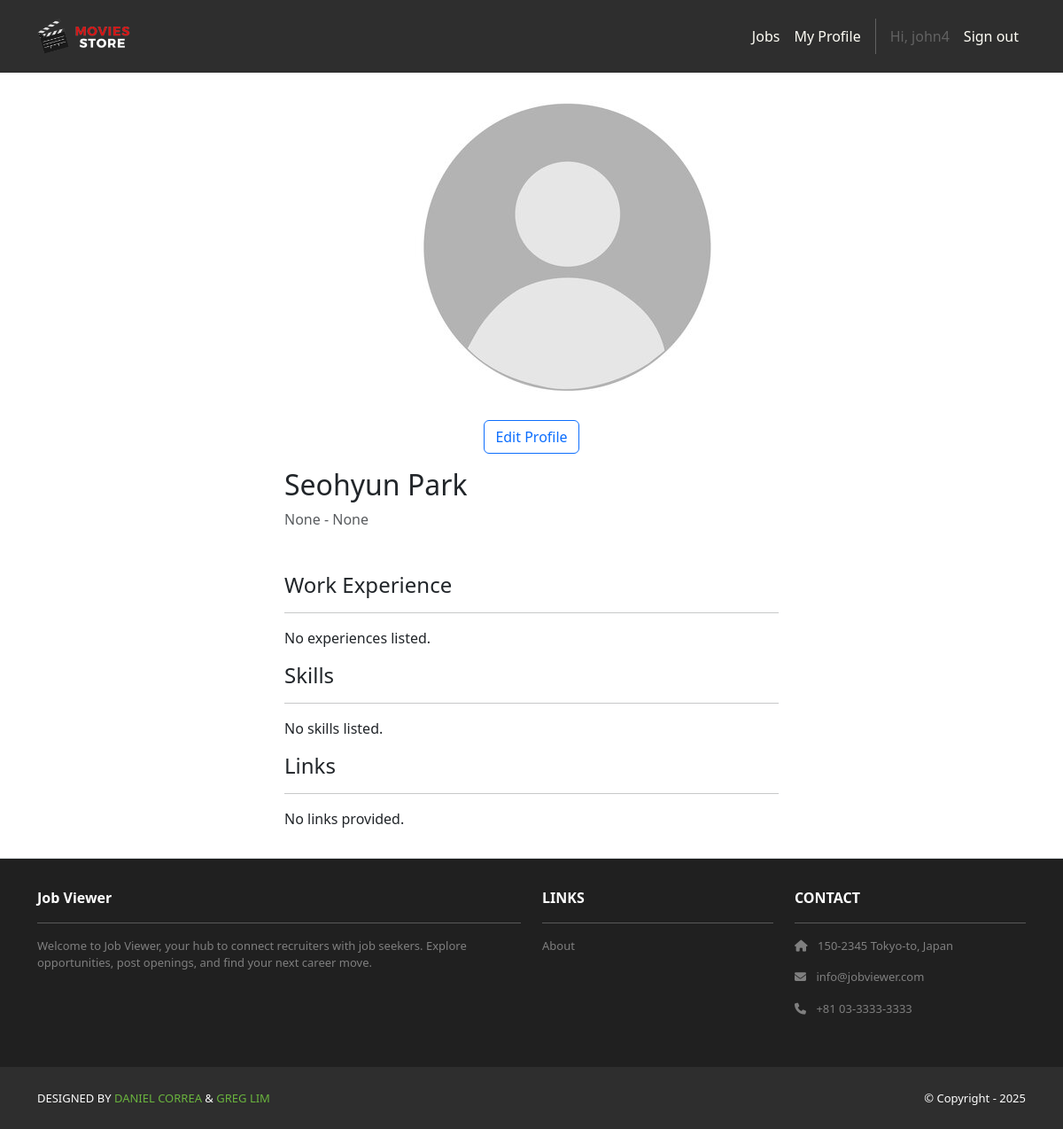
Screenshot of /jobSeekers/me/ (signed in) with the database file from the repository.
### accounts/models.py (models this page shows)
class User(AbstractUser):
    class Roles(models.TextChoices):
        RECRUITER = "RECRUITER", "Recruiter"
        JOB_SEEKER = "JOB_SEEKER", "Job Seeker"
    role = models.CharField(
        max_length=20, choices=Roles.choices, default=Roles.JOB_SEEKER, db_index=True
    )
    @property
    def is_recruiter(self) -> bool:
        return self.role == self.Roles.RECRUITER
    @property
    def is_jobseeker(self) -> bool:
        return self.role == self.Roles.JOB_SEEKER

### jobSeekers/models.py (models this page shows, shortened)
class JobSeeker(models.Model):
    user = models.OneToOneField(
        settings.AUTH_USER_MODEL, on_delete=models.CASCADE, related_name="jobseeker_profile"
    )
    firstName = models.CharField("First Name", max_length=255)
    lastName  = models.CharField("Last Name", max_length=255)
    location  = models.CharField("Location", max_length=255, blank=True)
    image     = models.ImageField("Profile Image", upload_to='jobSeeker_images/', null=True, blank=True)
    education = models.ForeignKey("Institution", on_delete=models.PROTECT, related_name="jobSeekers", null=True, blank=True)
    degree    = models.CharField(max_length=255, blank=True)
    startYear = models.IntegerField("Start Year", null=True, blank=True)
    endYear   = models.IntegerField("End Year", null=True, blank=True)
    headline   = models.TextField(blank=True)
    experience = models.ManyToManyField("Experience", related_name="jobSeekers", blank=True)
    skills     = models.ManyToManyField("Skill", related_name="jobSeekers", blank=True)

### jobSeekers/views.py (the view)
# urls.py: path("me/", views.my_profile, name="jobSeekers.my_profile"),
@login_required
@jobseeker_required
def my_profile(request):
    jobSeeker = get_object_or_404(JobSeeker, user=request.user)  # ✅ safe forward lookup
    template_data = {
        "jobSeeker": jobSeeker,
        "name": f"{jobSeeker.firstName} {jobSeeker.lastName}",
        "experiences": jobSeeker.experience.all(),
        "skills": jobSeeker.skills.all(),
        "links": jobSeeker.links.all(),
    }
    return render(request, "jobSeekers/show.html", {"template_data": template_data})

### jobSeekers/templates/jobSeekers/show.html (shortened to what this page needs)
{% extends 'base.html' %}
{% block content %}
{% load static %}
<div class="p-3">
  <div class="container">
    <div class="col-md-6 mx-auto mb-3">
      <div class="col-md-6 mx-auto mb-3 text-center">
        {% if template_data.jobSeeker.image %}
          <img src="{{ template_data.jobSeeker.image.url }}" class="rounded img-card-200" alt="{{ template_data.name }}">
        {% else %}
          <img src="{% static 'img/default_profile.jpg' %}" class="rounded img-card-200" alt="No profile image">
        {% endif %}
        {% if user.is_authenticated and user.is_jobseeker and template_data.jobSeeker.user_id == user.id %}
        <div class="mt-3">
            <a href="{% url 'jobSeekers.edit_profile' %}" class="btn btn-outline-primary">Edit Profile</a>
        </div>
        {% endif %}
      </div>
      <h2>{{ template_data.name }}</h2>
      <div class="text-body-secondary">
        {{ template_data.jobSeeker.startYear }} - {{ template_data.jobSeeker.endYear }}
      </div>
      <h4>Work Experience</h4>
      <hr />
      {% for experience in template_data.experiences %}
        <div class="col-md-8 col-12 mb-5">
          <div class="fw-semibold lh-sm fs-5 text-truncate" style="max-width: 500px;">
            {{ experience.name }} | {{ experience.location }}
          </div>
          <div class="text-body-secondary my-1 lh-sm mb-3">
            {% if experience.endDate == "" %}
              Since {{ experience.startDate }}
            {% else %}
              {{ experience.startDate }} - {{ experience.endDate }}
            {% endif %}
          </div>
          <div class="my-1 lh-sm mb-3">
            {{ experience.description }}
          </div>
        </div>
      {% empty %}
        <p>No experiences listed.</p>
      {% endfor %}
      <h4>Skills</h4>
      <hr />
      {% for skill in template_data.skills %}
        <div class="col-md-8 col-12 mb-2">
          <span class="badge bg-secondary">{{ skill.name }}</span>
        </div>
      {% empty %}
        <p>No skills listed.</p>
      {% endfor %}
      <h4>Links</h4>
      <hr />
      {% for link in template_data.links %}
        <div class="col-md-8 col-12 mb-2">
          <a href="{{ link.url }}" target="_blank">{{ link.url }}</a>
        </div>
      {% empty %}
        <p>No links provided.</p>
      {% endfor %}
    </div>
  </div>
</div>
{% endblock %}

### moviesstore/templates/base.html (shortened to what this page needs)
<!DOCTYPE html>
<html>
  {% load static %}
  <head>
    <link href="https://cdn.jsdelivr.net/npm/bootstrap@5.3.3/dist/css/bootstrap.min.css"
          rel="stylesheet">
    <link rel="stylesheet"
          href="https://cdnjs.cloudflare.com/ajax/libs/font-awesome/6.1.1/css/all.min.css">
    <link rel="stylesheet" type="text/css" href="{% static 'css/style.css' %}">
  </head>
  <body class="d-flex flex-column min-vh-100">
    <nav class="p-3 navbar navbar-dark bg-dark navbar-expand-lg">
      <div class="container">
        <a class="navbar-brand" href="{% url 'home.index' %}">
          <img src="{% static 'img/logo.png' %}" alt="logo" height="40" />
        </a>
        <div class="collapse navbar-collapse" id="navbarNavAltMarkup">
          <div class="navbar-nav ms-auto navbar-ml">
            <a class="nav-link" href="{% url 'jobs.list' %}">Jobs</a>
            {% if user.is_authenticated and user.is_jobseeker %}
              <a class="nav-link" href="{% url 'jobSeekers.my_profile' %}">My Profile</a>
            {% endif %}
            {% if user.is_authenticated %}
              <span class="nav-link disabled">Hi, {{ user.username }}</span>
              <a class="nav-link" href="{% url 'logout' %}">Sign out</a>
            {% else %}
              <a class="nav-link" href="{% url 'login' %}">Log in</a>
              <a class="nav-link" href="{% url 'signup.choice' %}">Sign up</a>
            {% endif %}
          </div>
        </div>
      </div>
    </nav>
    <div class="flex-grow-1">
      {% block content %}
      {% endblock content %}
    </div>
    <section class="p-3 ms-footer d-none d-md-block mt-auto py-3 border-top">
      <div class="container">
        <div class="row mt-3 text-white">
          <div class="col-md-6 col-lg-6 col-xl-6 mx-auto mb-4">
            <b>Job Viewer</b>
            <hr />
            <p>
              Welcome to Job Viewer, your hub to connect recruiters with job seekers.
              Explore opportunities, post openings, and find your next career move.
            </p>
          </div>
          <div class="col-md-3 col-lg-3 col-xl-3 mx-auto mb-4">
            <b>LINKS</b>
            <hr />
            <p><a class="nav-link" href="{% url 'home.about' %}">About</a></p>
          </div>
          <div class="col-md-3 col-lg-3 col-xl-3 mx-auto mb-4">
            <b>CONTACT</b>
            <hr />
            <p><i class="fas fa-home me-2"></i> 150-2345 Tokyo-to, Japan</p>
            <p><i class="fas fa-envelope me-2"></i> info@jobviewer.com</p>
            <p><i class="fas fa-phone me-2"></i> +81 03-3333-3333</p>
          </div>
        </div>
      </div>
    </section>
    <section class="p-3 ms-footer-bottom bg-dark">
      <div class="container d-flex justify-content-between">
        <div class="me-5 text-white">
          <span>DESIGNED BY
            <a href="https://www.x.com/danielgarax" target="_blank">DANIEL CORREA</a> &
            <a href="https://www.x.com/greglim81" target="_blank">GREG LIM</a>
          </span>
        </div>
        <div class="text-white">
          <span>© Copyright - 2025</span>
        </div>
      </div>
    </section>
  </body>
</html>

### moviesstore/static/css/style.css (style rules this page uses)
.navbar a.nav-link { color: #FFFEF6 !important; }
.bg-dark { background-color: #2E2E2E !important; }
.ms-footer { background-color: #202020; }
.ms-footer p { color: #7F7F7F; font-size: 13px; }
.ms-footer-bottom span { font-size: 13px; line-height: 38px; }
.ms-footer-bottom a { color: #6ab43e; text-decoration: none; }

### rows the page displays
User: username "john4"
JobSeeker: jobSeeker.startYear "None", jobSeeker.endYear "None"

### other values shown
{{ template_data.name }} "Seohyun Park"
